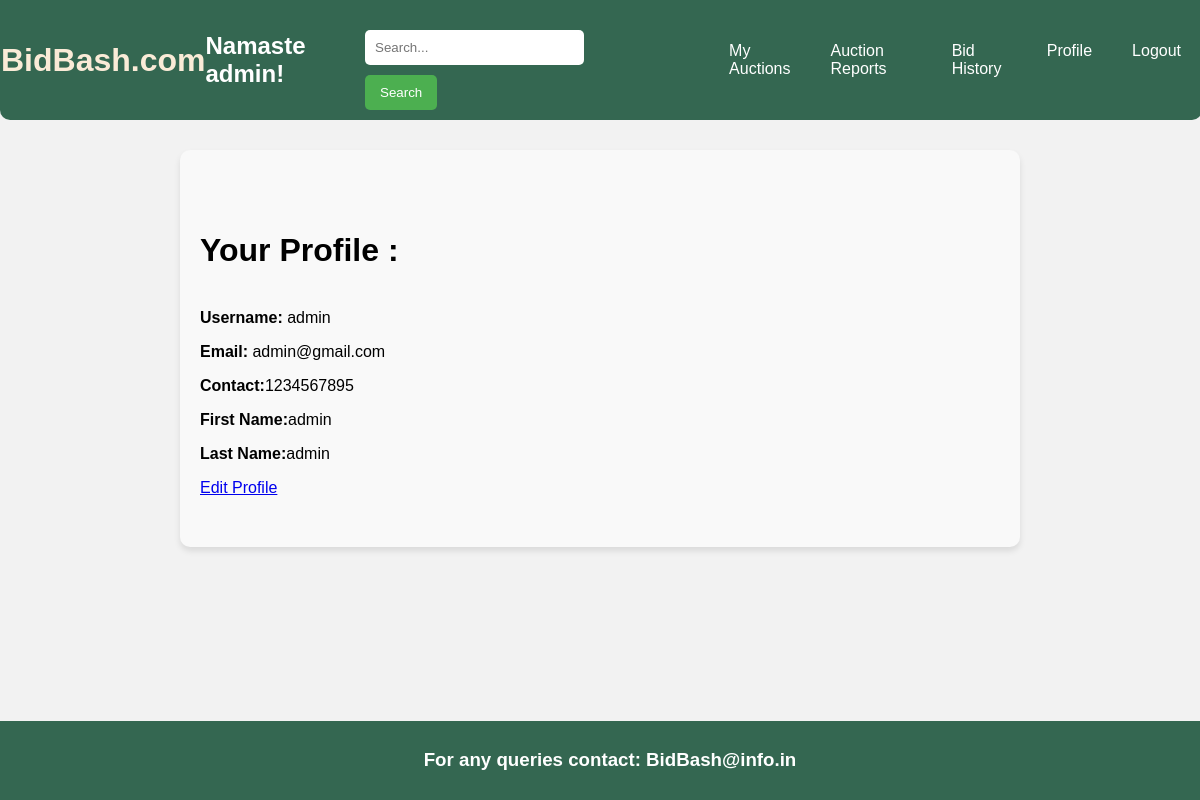
The page /profile/ (signed in) on the database as committed earlier.
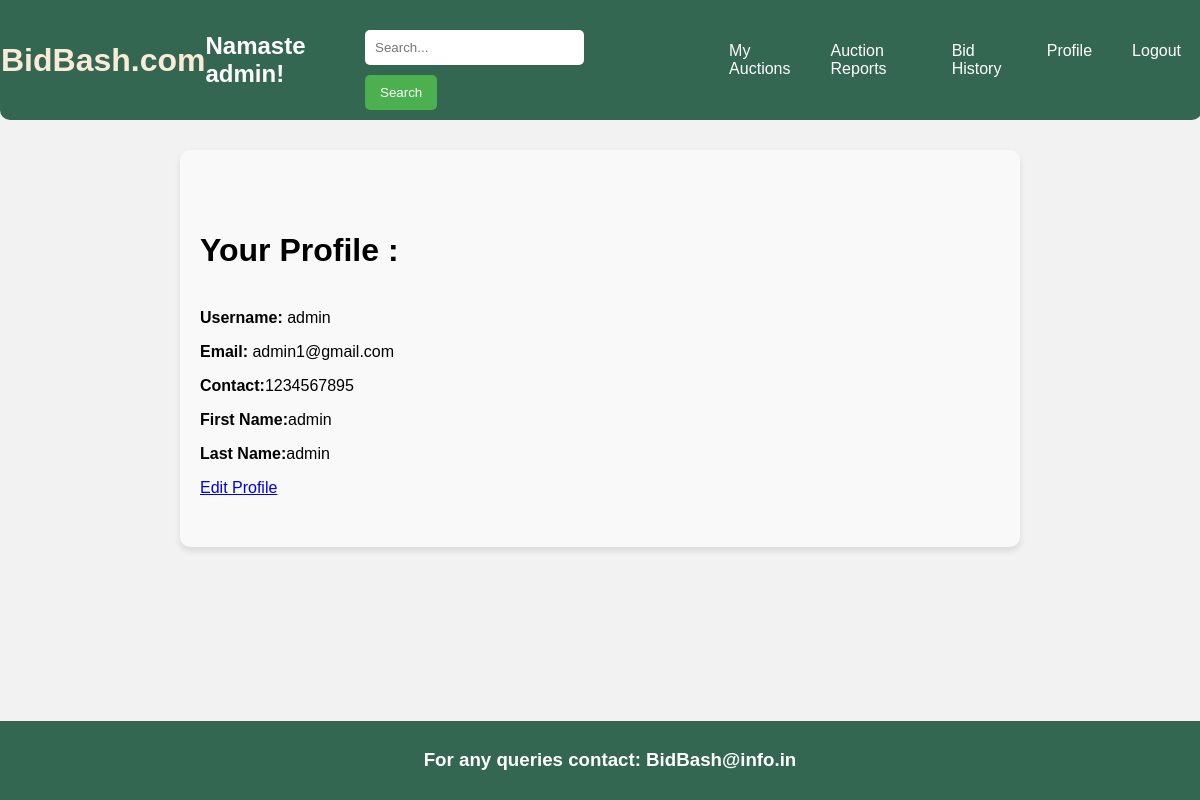
The same page on the database as committed later.
### myapp/models.py (models this page shows, shortened)
class User(AbstractUser):
    contact_no = models.IntegerField(null=True)
    email = models.EmailField(max_length=254)
    first_name = models.CharField(max_length=30)
    last_name = models.CharField(max_length=30)

### myapp/views.py (the view)
# urls.py: path('profile/', views.profile, name='profile'),
def profile(request):
    return render(request, 'UserSide/profile.html')

### templates/UserSide/profile.html (shortened to what this page needs)
{% extends 'UserSide/base.html' %}
{% load static %}
{% block body %}
{% if user.is_authenticated %}
<div class="profile-container">
    <h3 style="font-size:xx-large; margin-bottom: 5%;">Your Profile :</h3>
    <p><strong>Username:</strong> {{ user.username }}</p>
            <p><strong>Email:</strong> {{ user.email }}</p>
            <p><strong>Contact:</strong>{{user.contact_no}}</p>
            <p><strong>First Name:</strong>{{user.first_name}}</p>
            <p><strong>Last Name:</strong>{{user.last_name}}</p>
    <a href="{% url 'edit_profile' %}">Edit Profile</a>
</div>
{% else %}
        <script type="text/javascript">
            window.location.href = "{% url 'login' %}";
        </script>
    {% endif %}
{% endblock %}

### templates/UserSide/base.html (shortened to what this page needs)
<!DOCTYPE html>
<html lang="en">
<head>
    {% load static %}
    <link rel="stylesheet" href="{% static 'styles.css' %}">
</head>
<body>
    <header>
        <a href="{% url 'home' %}" style="text-decoration:none; color: antiquewhite;"><h1>BidBash.com</h1></a>
        {% if user.is_authenticated %}
        <h2>Namaste {{ user.username }}!</h2>
        {% endif %}
        <div class="search-bar">
            <form action="{% url 'search_products' %}" method="GET">
                <input type="text" name="q" placeholder="Search...">
                <button type="submit">Search</button>
            </form>
        </div>
        <div class="menu">
            <a class="menu-icon" href="{% url 'my_auctions' %}">My Auctions</a>
            <a class="menu-icon" href="{% url 'auction_reports' %}">Auction Reports</a>
            <a class="menu-icon" href="{% url 'bid_history' %}">Bid History</a>
            <a class="menu-icon" href="{% url 'profile' %}">Profile</a>
            <a class="menu-icon" href="{% url 'logout' %}">Logout</a>
        </div>
    </header>
    <div class="content">
        {% block body %}
        {% endblock body %}
    </div>
    <footer>
        <h3>For any queries contact: BidBash@info.in</h3>
    </footer>
</body>
</html>

Rows that differ between the two databases and show on the page:
changed User "admin": email "admin@gmail.com" → "admin1@gmail.com"
